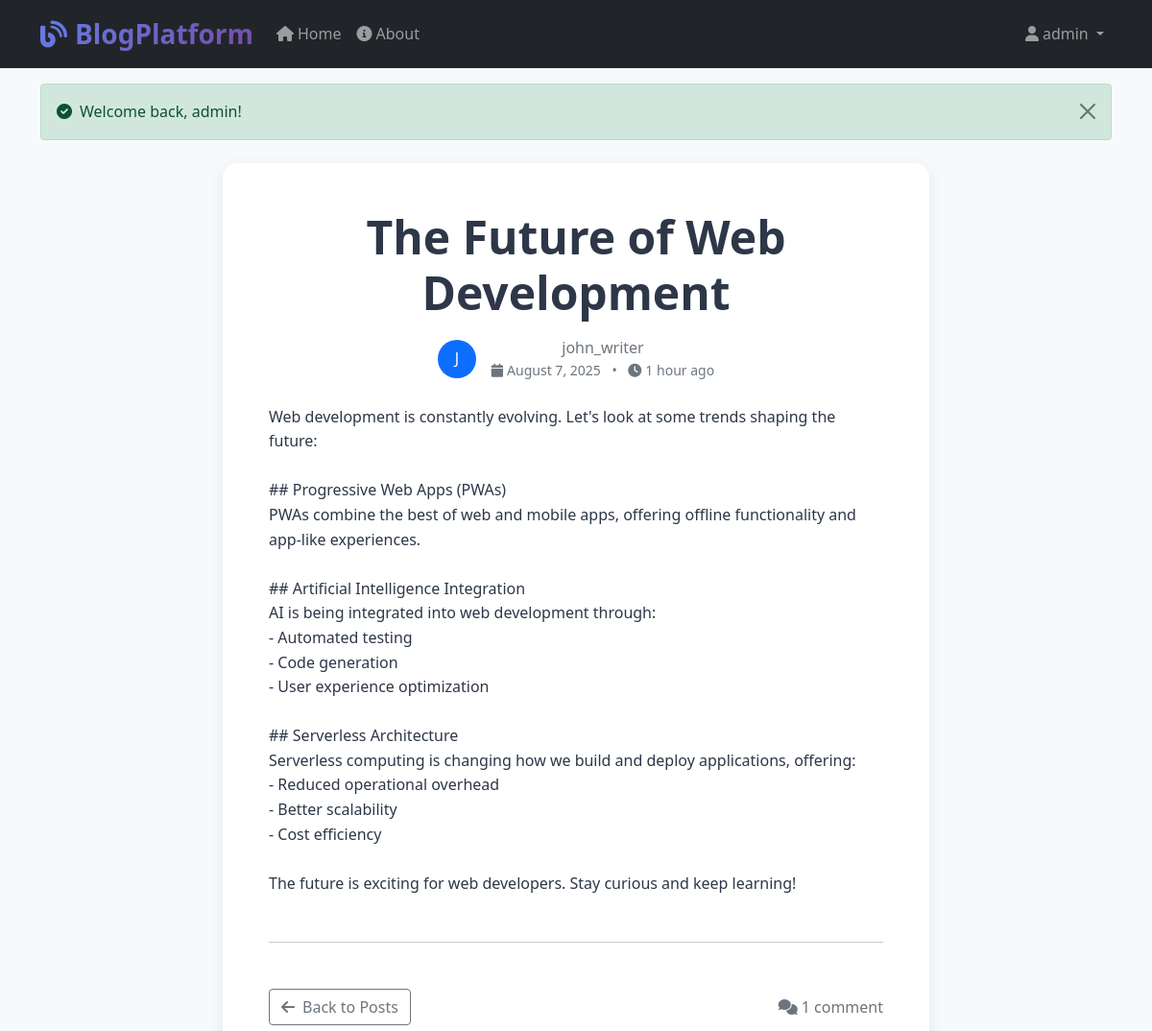
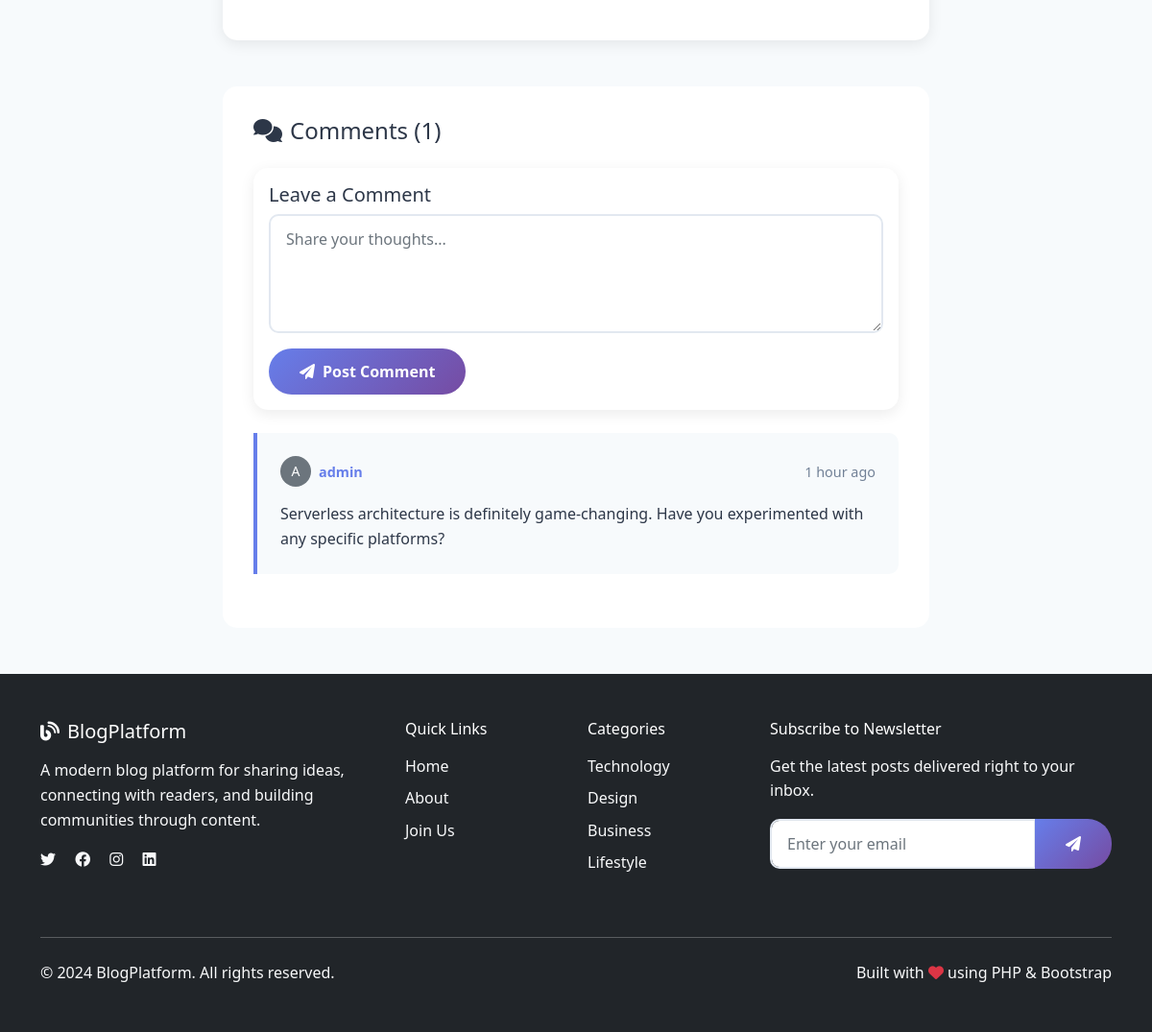
The app's page /post.php?slug=future-of-web-development (signed in) with its own data (2 pictures, top to bottom).
### tables this page shows
CREATE TABLE posts (
    id INT AUTO_INCREMENT PRIMARY KEY,
    title VARCHAR(200) NOT NULL,
    slug VARCHAR(220) UNIQUE NOT NULL,
    content TEXT NOT NULL,
    excerpt VARCHAR(300),
    featured_image VARCHAR(255) DEFAULT NULL,
    author_id INT NOT NULL,
    status ENUM('draft', 'published') DEFAULT 'draft',
    created_at TIMESTAMP DEFAULT CURRENT_TIMESTAMP,
    updated_at TIMESTAMP DEFAULT CURRENT_TIMESTAMP ON UPDATE CURRENT_TIMESTAMP,
    FOREIGN KEY (author_id) REFERENCES users(id) ON DELETE CASCADE,
    INDEX idx_status (status),
    INDEX idx_created_at (created_at)
);

CREATE TABLE users (
    id INT AUTO_INCREMENT PRIMARY KEY,
    username VARCHAR(50) UNIQUE NOT NULL,
    email VARCHAR(100) UNIQUE NOT NULL,
    password VARCHAR(255) NOT NULL,
    profile_image VARCHAR(255) DEFAULT NULL,
    role ENUM('user', 'admin') DEFAULT 'user',
    created_at TIMESTAMP DEFAULT CURRENT_TIMESTAMP,
    updated_at TIMESTAMP DEFAULT CURRENT_TIMESTAMP ON UPDATE CURRENT_TIMESTAMP
);

CREATE TABLE comments (
    id INT AUTO_INCREMENT PRIMARY KEY,
    post_id INT NOT NULL,
    author_id INT NOT NULL,
    content TEXT NOT NULL,
    status ENUM('pending', 'approved', 'spam') DEFAULT 'approved',
    created_at TIMESTAMP DEFAULT CURRENT_TIMESTAMP,
    FOREIGN KEY (post_id) REFERENCES posts(id) ON DELETE CASCADE,
    FOREIGN KEY (author_id) REFERENCES users(id) ON DELETE CASCADE,
    INDEX idx_post_status (post_id, status),
    INDEX idx_created_at (created_at)
);

### config.php (called while the page is built, shortened)
<?php
function isLoggedIn() {
    return isset($_SESSION['user_id']);
}
function timeAgo($datetime, $full = false) {
    $now = new DateTime;
    $ago = new DateTime($datetime);
    $diff = $now->diff($ago);
    $diff->w = floor($diff->d / 7);
    $diff->d -= $diff->w * 7;
    $string = array(
        'y' => 'year',
        'm' => 'month',
        'w' => 'week',
        'd' => 'day',
        'h' => 'hour',
        'i' => 'minute',
        's' => 'second',
    );
    foreach ($string as $k => &$v) {
        if ($diff->$k) {
            $v = $diff->$k . ' ' . $v . ($diff->$k > 1 ? 's' : '');
        } else {
            unset($string[$k]);
        }
    }
    if (!$full) $string = array_slice($string, 0, 1);
    return $string ? implode(', ', $string) . ' ago' : 'just now';
}
?>

### public/post.php (the view, shortened to what this page needs)
<?php
require_once '../config.php';
$slug = $_GET['slug'] ?? '';
$stmt = $pdo->prepare("
    SELECT p.*, u.username as author_name, u.profile_image as author_image
    FROM posts p
    JOIN users u ON p.author_id = u.id
    WHERE p.slug = ? AND p.status = 'published'
");
$stmt->execute([$slug]);
$post = $stmt->fetch();
$stmt = $pdo->prepare("
    SELECT c.*, u.username as author_name, u.profile_image as author_image
    FROM comments c
    JOIN users u ON c.author_id = u.id
    WHERE c.post_id = ? AND c.status = 'approved'
    ORDER BY c.created_at ASC
");
$stmt->execute([$post['id']]);
$comments = $stmt->fetchAll();
include '../includes/header.php';
?>
<div class="container mt-4 mb-5">
    <div class="row">
        <div class="col-lg-8 mx-auto">
            <article class="card">
                <div class="card-body p-5">
                    <div class="text-center mb-4">
                        <h1 class="display-5 fw-bold mb-3"><?php echo htmlspecialchars($post['title']); ?></h1>
                        <div class="d-flex align-items-center justify-content-center text-muted mb-4">
                            <?php if ($post['author_image']): ?>
                                <img src="../uploads/<?php echo htmlspecialchars($post['author_image']); ?>"
                                     class="rounded-circle me-3" width="40" height="40" alt="Author">
                            <?php else: ?>
                                <div class="rounded-circle bg-primary text-white d-flex align-items-center justify-content-center me-3"
                                     style="width: 40px; height: 40px;">
                                    <?php echo strtoupper(substr($post['author_name'], 0, 1)); ?>
                                </div>
                            <?php endif; ?>
                            <div>
                                <div class="fw-semibold"><?php echo htmlspecialchars($post['author_name']); ?></div>
                                <div class="small">
                                    <i class="fas fa-calendar me-1"></i><?php echo date('F j, Y', strtotime($post['created_at'])); ?>
                                    <span class="mx-2">•</span>
                                    <i class="fas fa-clock me-1"></i><?php echo timeAgo($post['created_at']); ?>
                                </div>
                            </div>
                        </div>
                    </div>
                    <div class="post-content">
                        <?php echo nl2br(htmlspecialchars($post['content'])); ?>
                    </div>
                    <hr class="my-5">
                    <div class="d-flex justify-content-between align-items-center">
                        <a href="index.php" class="btn btn-outline-secondary">
                            <i class="fas fa-arrow-left me-2"></i>Back to Posts
                        </a>
                        <div class="text-muted">
                            <i class="fas fa-comments me-1"></i><?php echo count($comments); ?>
                            <?php echo count($comments) == 1 ? 'comment' : 'comments'; ?>
                        </div>
                    </div>
                </div>
            </article>
            <div class="comments-section">
                <h3 class="h4 mb-4">
                    <i class="fas fa-comments me-2"></i>Comments (<?php echo count($comments); ?>)
                </h3>
                <?php if (isLoggedIn()): ?>
                    <div class="card mb-4">
                        <div class="card-body">
                            <h5 class="card-title">Leave a Comment</h5>
                            <form method="POST">
                                <div class="mb-3">
                                    <textarea class="form-control" name="content" rows="4"
                                              placeholder="Share your thoughts..." required></textarea>
                                </div>
                                <button type="submit" class="btn btn-primary">
                                    <i class="fas fa-paper-plane me-2"></i>Post Comment
                                </button>
                            </form>
                        </div>
                    </div>
                <?php endif; ?>
                <?php if ($comments): ?>
                    <div class="comments-list">
                        <?php foreach ($comments as $comment): ?>
                            <div class="comment">
                                <div class="comment-header">
                                    <div class="d-flex align-items-center">
                                        <?php if ($comment['author_image']): ?>
                                            <img src="../uploads/<?php echo htmlspecialchars($comment['author_image']); ?>"
                                                 class="rounded-circle me-2" width="32" height="32" alt="Commenter">
                                        <?php else: ?>
                                            <div class="rounded-circle bg-secondary text-white d-flex align-items-center justify-content-center me-2"
                                                 style="width: 32px; height: 32px; font-size: 14px;">
                                                <?php echo strtoupper(substr($comment['author_name'], 0, 1)); ?>
                                            </div>
                                        <?php endif; ?>
                                        <span class="comment-author"><?php echo htmlspecialchars($comment['author_name']); ?></span>
                                    </div>
                                    <span class="comment-date"><?php echo timeAgo($comment['created_at']); ?></span>
                                </div>
                                <div class="comment-content">
                                    <?php echo nl2br(htmlspecialchars($comment['content'])); ?>
                                </div>
                            </div>
                        <?php endforeach; ?>
                    </div>
                <?php endif; ?>
            </div>
        </div>
    </div>
</div>
<?php include '../includes/footer.php'; ?>

### css/style.css (style rules this page uses)
:root { --primary-color: #667eea; --secondary-color: #764ba2; --accent-color: #f093fb; --text-dark: #2d3748; --text-light: #718096; --bg-light: #f7fafc; --border-color: #e2e8f0; }
body { font-family: 'Segoe UI', Tahoma, Geneva, Verdana, sans-serif; background-color: var(--bg-light); color: var(--text-dark); line-height: 1.6; }
.card { border: none; border-radius: 15px; box-shadow: 0 4px 15px rgba(0, 0, 0, 0.08); transition: transform 0.3s ease, box-shadow 0.3s ease; margin-bottom: 2rem; }
.comments-section { background: white; border-radius: 15px; padding: 2rem; margin-top: 3rem; }
.comment { border-left: 4px solid var(--primary-color); background: var(--bg-light); padding: 1.5rem; margin-bottom: 1.5rem; border-radius: 0 10px 10px 0; }
.comment-header { display: flex; justify-content: space-between; align-items: center; margin-bottom: 1rem; font-size: 0.9rem; }
.comment-author { font-weight: 600; color: var(--primary-color); }
.comment-date { color: var(--text-light); }
.form-control { border: 2px solid var(--border-color); border-radius: 10px; padding: 0.75rem 1rem; transition: border-color 0.3s ease; }
.btn-primary { background: linear-gradient(135deg, var(--primary-color), var(--secondary-color)); border: none; border-radius: 25px; padding: 0.75rem 2rem; font-weight: 600; transition: all 0.3s ease; }

### records on screen
posts: title "The Future of Web Development", author.username "J", author.username "john_writer", created_at "August 7, 2025", created_at "1 hour ago", content "Web development is constantly evolving. Let's look at some trends shaping the future: ## Progressive Web Apps (PWAs) PWAs combine the best of web and mobile apps, offering offline functionality and app-like experiences. ## Artificial Intelligence Integration AI is being integrated into web development through: - Automated testing - Code generation - User experience optimization ## Serverless Architecture Serverless computing is changing how we build and deploy applications, offering: - Reduced operational overhead - Better scalability - Cost efficiency The future is exciting for web developers. Stay curious and keep learning!"
comments: author.username "A", author.username "admin", created_at "1 hour ago", content "Serverless architecture is definitely game-changing. Have you experimented with any specific platforms?"

### other values on screen
$_SESSION['username'] "admin"
$_SESSION['success_message'] "Welcome back, admin!"
count($comments) "1"
